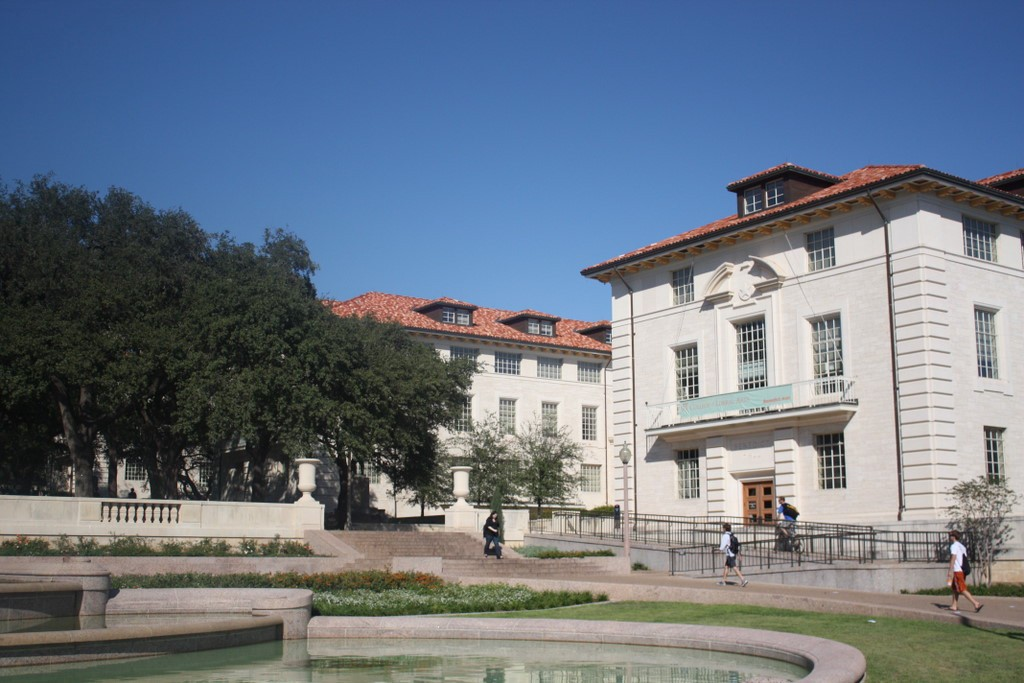
#> input picture trabalho04/imgs/foto1A.jpg, 1024 x 683 px
$ jupyter execute --allow-errors 'Trabalho 04.ipynb'
#> lines starting #> are read from the running program, lines starting #| are printed output that depends on the picture
[cell 1]
# importacao das bibliotecas utilizadas
import numpy as np
import cv2
from matplotlib import pyplot as plt
import warnings
warnings.filterwarnings('ignore')

[cell 2]
# importacao das imagens
foto1a = plt.imread('imgs/foto1A.jpg')
#> foto1a is the input picture: shape (683, 1024, 3); mean R, G, B 107.9, 118.7, 132.3
foto1b = plt.imread('imgs/foto1B.jpg')
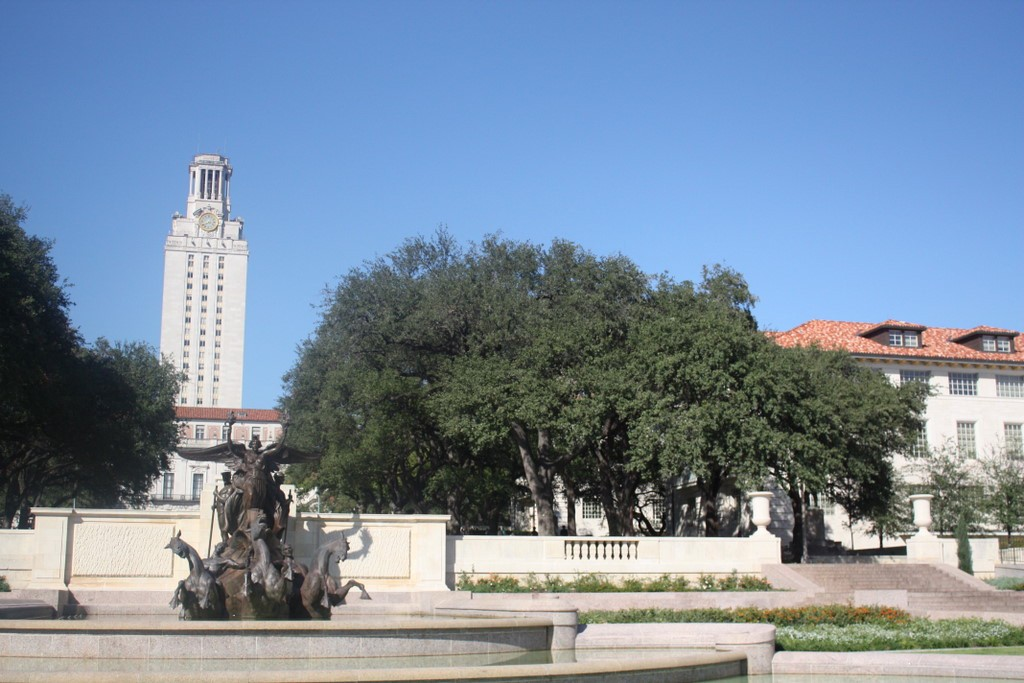
#> input picture trabalho04/imgs/foto1B.jpg, 1024 x 683 px
#> foto1b is the input picture: shape (683, 1024, 3); mean R, G, B 122, 139.8, 159.3
foto2a = plt.imread('imgs/foto3A.jpg')
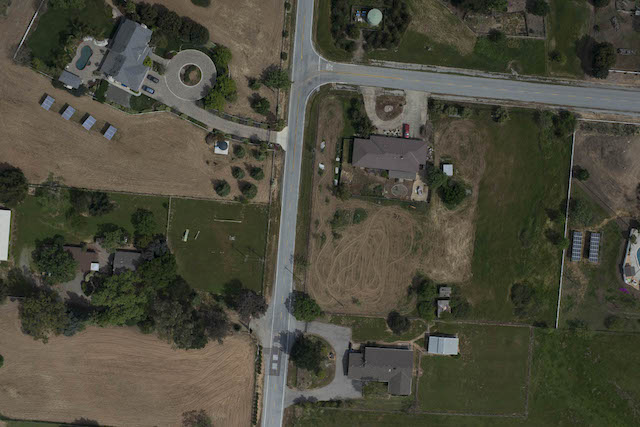
#> input picture trabalho04/imgs/foto3A.jpg, 640 x 427 px
#> foto2a is the input picture: shape (427, 640, 3); mean R, G, B 75.9, 74.3, 60.5
foto2b = plt.imread('imgs/foto3B.jpg')
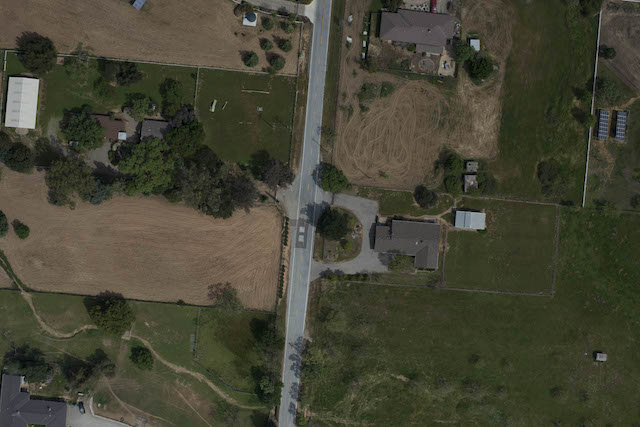
#> input picture trabalho04/imgs/foto3B.jpg, 640 x 427 px
#> foto2b is the input picture: shape (427, 640, 3); mean R, G, B 69.3, 68.6, 52.8

[cell 3]
# funcoes extras
def plot_images(img1, img2):
    f = plt.figure(figsize=(15,8))

    f.add_subplot(1,2,1)
    plt.imshow(img1,'gray')

    f.add_subplot(1,2,2)
    plt.imshow(img2,'gray')

    plt.show()
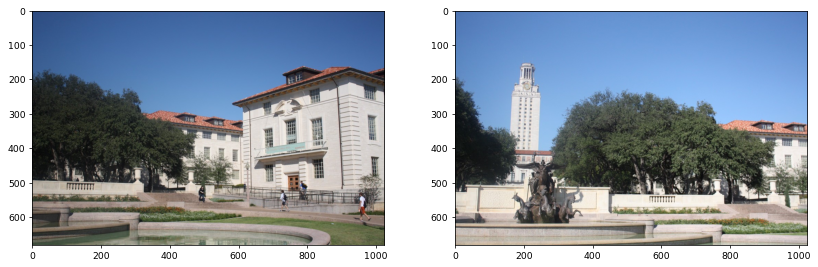
#> figure drawn by matplotlib, 2 panels

[cell 4]
plot_images(foto1a, foto1b)

[cell 5]
plot_images(foto2a, foto2b)

### (1)

[cell 6]
foto1a_g = cv2.cvtColor(foto1a, cv2.COLOR_BGR2GRAY)
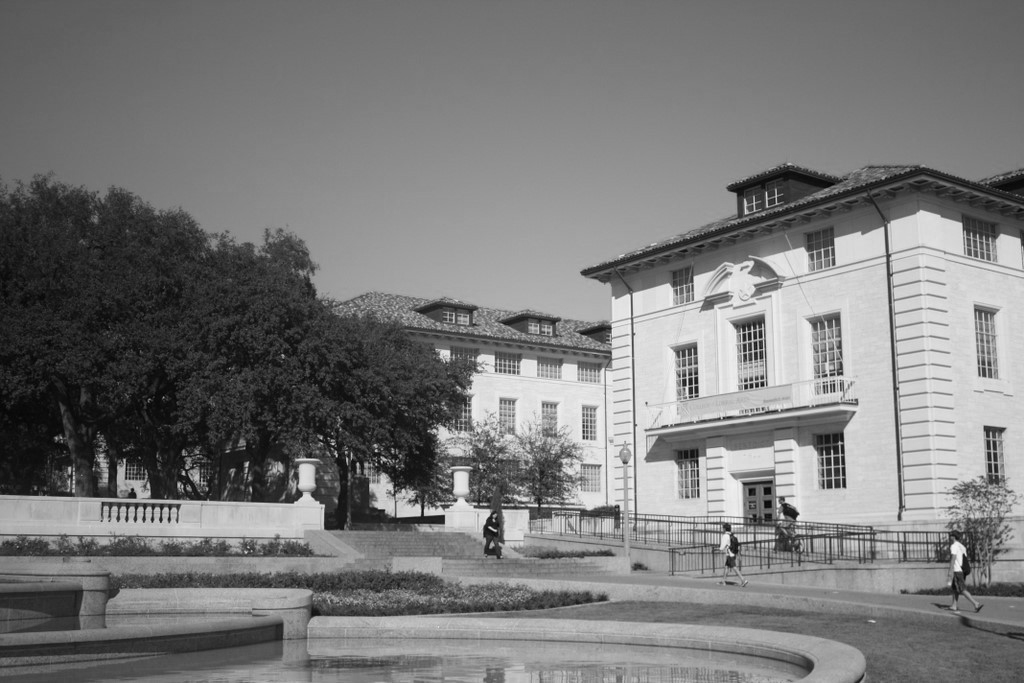
#> foto1a_g: shape (683, 1024); min 3, max 251, mean 121.5
foto1b_g = cv2.cvtColor(foto1b, cv2.COLOR_BGR2GRAY)
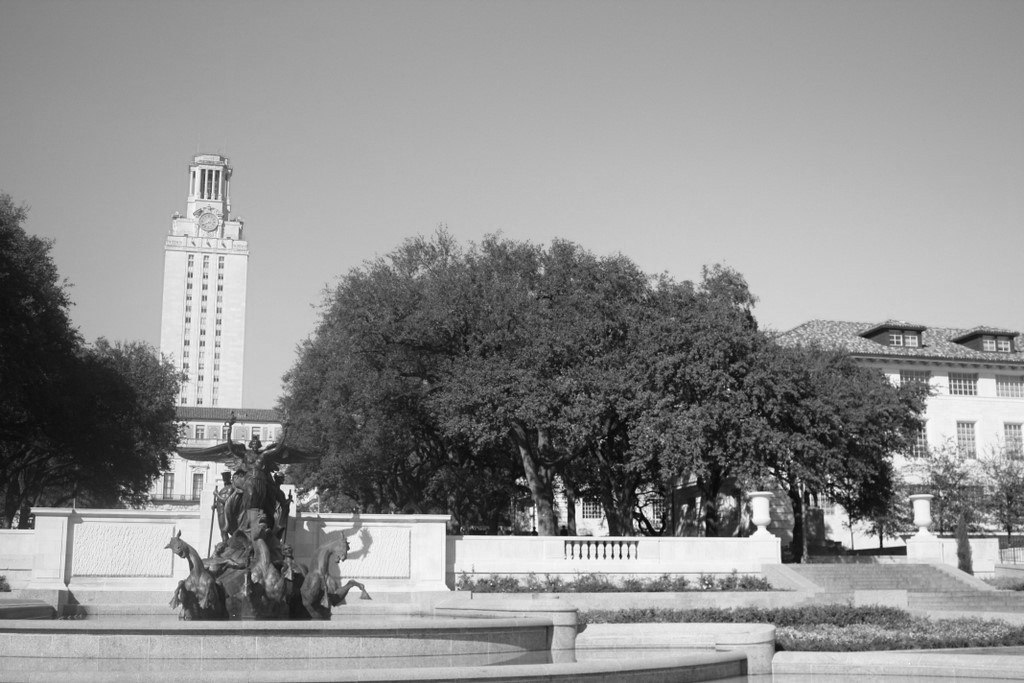
#> foto1b_g: shape (683, 1024); min 1, max 255, mean 143.6
foto2a_g = cv2.cvtColor(foto2a, cv2.COLOR_BGR2GRAY)
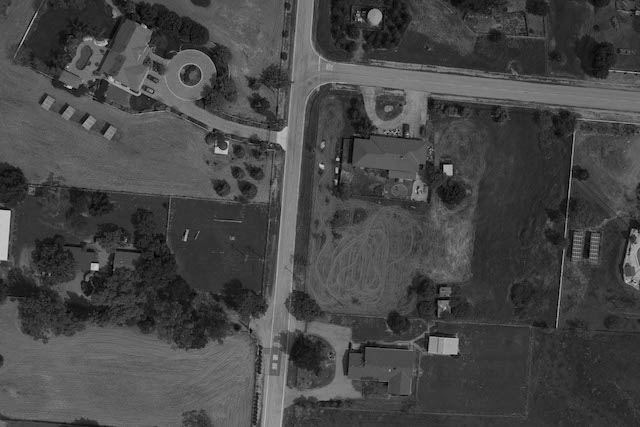
#> foto2a_g: shape (427, 640); min 0, max 211, mean 70.4
foto2b_g = cv2.cvtColor(foto2b, cv2.COLOR_BGR2GRAY)
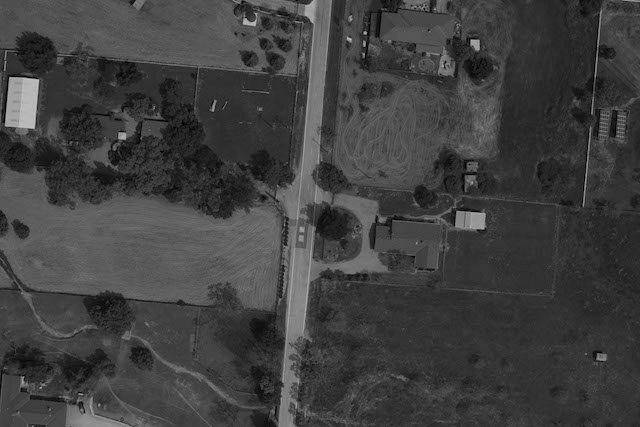
#> foto2b_g: shape (427, 640); min 0, max 195, mean 64

[cell 7]
plot_images(foto1a_g,foto1b_g)

[cell 8]
plot_images(foto2a_g,foto2b_g)

### (2)

[cell 9]
sift = cv2.xfeatures2d.SIFT_create()
#> (the rest of this cell did not finish here and is left out)

[cell 10]
# SIFT
sift_kp_foto1a_g, sift_f_foto1a_g = sift.detectAndCompute(foto1a_g,None)
#> sift_kp_foto1a_g = 4233 keypoints; strongest (x, y, size): (958, 549, 9.7), (490, 527, 2), (376, 451, 1.8), (732, 555, 2.7)
sift_kp_foto1b_g, sift_f_foto1b_g = sift.detectAndCompute(foto1b_g,None)
#> sift_kp_foto1b_g = 5355 keypoints; strongest (x, y, size): (620, 556, 2.4), (612, 556, 2.2), (772, 470, 2.8), (698, 499, 3.5)
sift_kp_foto2a_g, sift_f_foto2a_g = sift.detectAndCompute(foto2a_g,None)
#> sift_kp_foto2a_g = 1061 keypoints; strongest (x, y, size): (95, 267, 5.2), (338, 159, 2.3), (448, 169, 6.6), (337, 171, 2.1)
sift_kp_foto2b_g, sift_f_foto2b_g = sift.detectAndCompute(foto2b_g,None)
#> sift_kp_foto2b_g = 759 keypoints; strongest (x, y, size): (365, 33, 2.2), (475, 44, 6.3), (25, 102, 26.1), (122, 136, 5.2)

[cell 11]
sift_kp_foto1a_g = np.float32([kp.pt for kp in sift_kp_foto1a_g])
#> sift_kp_foto1a_g = 4233 pairs, first value 3.19 to 1020.5, second value 158.8 to 679.9
sift_kp_foto1b_g = np.float32([kp.pt for kp in sift_kp_foto1b_g])
#> sift_kp_foto1b_g = 5355 pairs, first value 5.55 to 1021.1, second value 157.7 to 680.2
sift_kp_foto2a_g = np.float32([kp.pt for kp in sift_kp_foto2a_g])
#> sift_kp_foto2a_g = 1061 pairs, first value 2.83 to 636.9, second value 3.39 to 423.6
sift_kp_foto2b_g = np.float32([kp.pt for kp in sift_kp_foto2b_g])
#> sift_kp_foto2b_g = 759 pairs, first value 3.9 to 632, second value 2.99 to 423.2

#> (a cell that did not finish here is left out)

#> (a cell that did not finish here is left out)

#> (a cell that did not finish here is left out)

#> (a cell that did not finish here is left out)

#> (a cell that did not finish here is left out)

#> (a cell that did not finish here is left out)

#> (a cell that did not finish here is left out)

#> (a cell that did not finish here is left out)

### (3)

[cell 20]
matcher = cv2.DescriptorMatcher_create("BruteForce")

[cell 21]
sift_rawMatches_foto1 = matcher.knnMatch(sift_f_foto1a_g, sift_f_foto1b_g, 2)
#> sift_rawMatches_foto1 = 4233 matches
#> (the rest of this cell did not finish here and is left out)

### (4)

[cell 22]
def best_matches(match, ratio = 0.8):
#> called with ratio = 0.8
    matches = []
    for m in match:
        if len(m) == 2 and m[0].distance < m[1].distance * ratio:
            matches.append((m[0].trainIdx, m[0].queryIdx))
#> after the loop, matches = 1182 pairs, first value 52 to 5350, second value 6 to 4227

    return matches

[cell 23]
match_sift_foto1 = best_matches(sift_rawMatches_foto1)
#> match_sift_foto1 has the same summary as matches in best_matches
#> (the rest of this cell did not finish here and is left out)

### (5)

[cell 24]
def calculate_homography(matches, kpsA, kpsB, thr = 4.0):
#> called with kpsA = array of shape (4233, 2), kpsB = array of shape (5355, 2), thr = 4
    if len(matches) > 4:
        ptsA = np.float32([kpsA[i] for (_, i) in matches])
#> ptsA = 1182 pairs, first value 4.42 to 1017.8, second value 174.5 to 667.5
        ptsB = np.float32([kpsB[i] for (i, _) in matches])
#> ptsB = 1182 pairs, first value 33.95 to 1020.8, second value 236.7 to 679.2

        (H, status) = cv2.findHomography(ptsA, ptsB, cv2.RANSAC, thr)
#> H = [[0.768, 0.032, 447.1], [-0.134, 0.908, 76.57], [-0.000207, -3.87e-05, 1]]; status = 1182 values, max 1 at index 0, min 0 at index 11, mean 0.899

        return (H, status)
    return None

[cell 25]
sift_h_foto1 = calculate_homography(match_sift_foto1, sift_kp_foto1a_g, sift_kp_foto1b_g)
#> (the rest of this cell did not finish here and is left out)

### (6)

[cell 26]
sift_persp_foto1 = cv2.warpPerspective(foto1a_g, sift_h_foto1[0], (foto1a_g.shape[1] + foto1b_g.shape[1], foto1a_g.shape[0]))
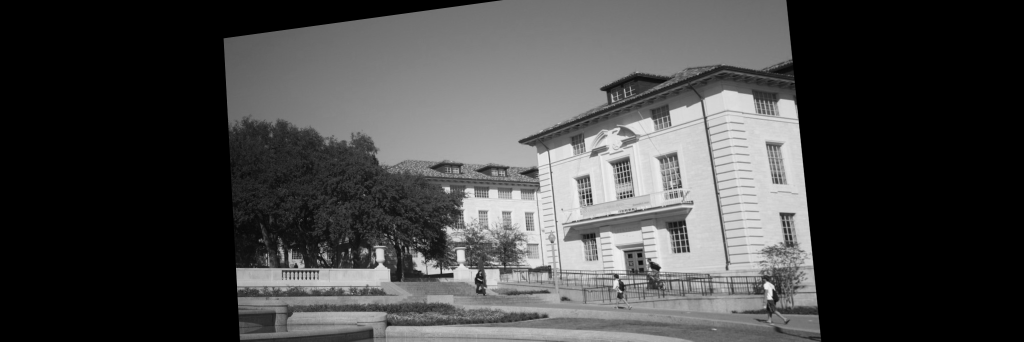
#> sift_persp_foto1: shape (683, 2048) (shown at 1/2 size); min 0, max 246, mean 69.4
#> (the rest of this cell did not finish here and is left out)
